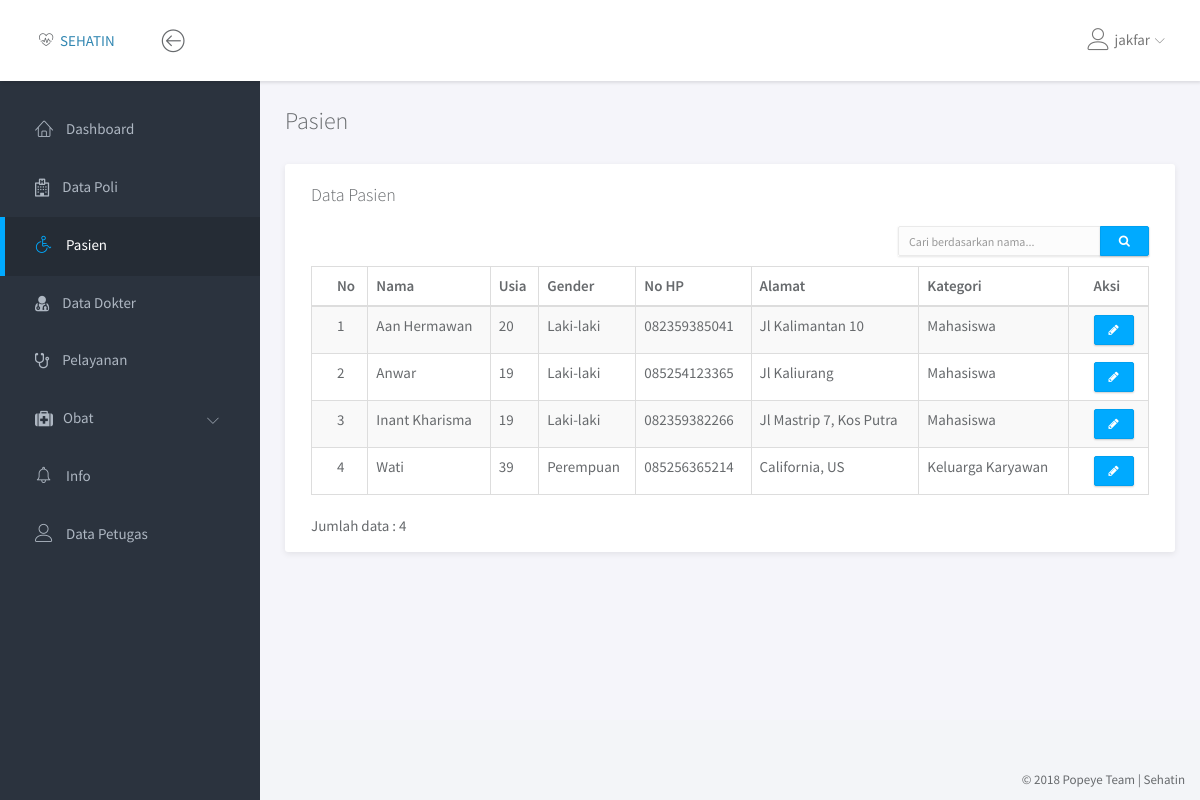
The page /pasien/data_pasien.php (signed in) on the database its author committed.
### tables this page shows
CREATE TABLE IF NOT EXISTS `pasien` (
`id_pasien` int(11) NOT NULL,
  `no_identitas` varchar(16) NOT NULL,
  `nama` varchar(50) NOT NULL,
  `tmpt_lahir` varchar(30) NOT NULL,
  `tgl_lahir` date NOT NULL,
  `gender` enum('Laki-laki','Perempuan') NOT NULL,
  `alamat` varchar(60) NOT NULL,
  `no_hp` varchar(13) NOT NULL,
  `pendidikan` varchar(5) NOT NULL,
  `status_perkawinan` enum('Belum Kawin','Kawin') NOT NULL,
  `kategori` enum('Umum','Karyawan','Keluarga Karyawan','Mahasiswa') NOT NULL
);

### pasien/data_pasien.php (the view, shortened to what this page needs)
<!doctype html>
<html lang="en">
<head>
<link rel="stylesheet" href="../assets/vendor/bootstrap/css/bootstrap.min.css">
<link rel="stylesheet" href="../assets/vendor/font-awesome/css/font-awesome.min.css">
<link rel="stylesheet" href="../assets/vendor/linearicons/style.css">
<link rel="stylesheet" href="../assets/vendor/chartist/css/chartist-custom.css">
<link rel="stylesheet" href="../assets/css/main.css">
</head>
<body>
<div id="wrapper">
  <?php
  include '../dashboard/navbar.php';
  include '../dashboard/left_sidebar.php';
  ?>
  <div class="main">
    <div class="main-content">
      <div class="container-fluid">
        <h3 class="page-title">Pasien</h3>
        <div class="row">
          <div class="col-md-12">
            <div class="panel">
            <div class="panel-heading">
                <h4 class="panel-title">Data Pasien</h4>
            </div>
              <div class="row">
                <div class="col-md-2">
                </div>
                  <div class="col-md-6"></div>
                    <div class="col-md-4">
                      <form action="" method="POST">
                        <div class="input-group" style="margin-right: 25px;">
                          <input type="text" name="cari" class="form-control input-sm" placeholder="Cari berdasarkan nama...">
                          <span class="input-group-btn"><button type="submit" name="btn-cari" class="btn btn-primary btn-sm"><i class="fa fa-search"></i></button></span>
                        </div>
                      </form>
                    </div>
                  </div>
                  <div class="panel-body">
                    <table class="table table-striped table-hover table-bordered">
                      <thead>
                        <tr>
                          <th>No</th>
                          <th>Nama</th>
                          <th>Usia</th>
                          <th>Gender</th>
                          <th>No HP</th>
                          <th>Alamat</th>
                          <th>Kategori</th>
                          <th>Aksi</th>
                        </tr>
                      </thead>
                      <tbody>
                        <?php
                        if (isset($_POST['btn_cari'])) {
                          $query = "SELECT * FROM pasien WHERE nama LIKE '%$_POST[cari]%' ORDER BY nama ASC";
                        }
                        else{
                          $query = "SELECT * FROM pasien ORDER BY nama ASC";
                        }
                        $result = mysqli_query($con, $query);
                        $jml = mysqli_num_rows($result);
                        $no = 1;
                        foreach ($result as $val) {
                          $today = new DateTime();
                          $tgl_lahir = new DateTime($val['tgl_lahir']);
                          $usia = $today->diff($tgl_lahir)->y;
                          echo "<tr>
                              <td>$no</td>
                              <td>$val[nama]</td>
                              <td>$usia</td>
                              <td>$val[gender]</td>
                              <td>$val[no_hp]</td>
                              <td>$val[alamat]</td>
                              <td>$val[kategori]</td>
                              <td><a href='edit_pasien.php?id_pasien=$val[id_pasien]' class='btn btn-primary btn-xs' title='Edit'><i class='fa fa-pencil'></i></a></td>
                              </tr>
                              ";
                          $no++;
                          }
                        ?>
                      </tbody>
                    </table>
                    <span class="text-default">Jumlah data : <?php echo($jml) ?></span>
              </div>
            </div>
          </div>
        </div>
      </div>
    </div>
  </div>
  <?php include '../dashboard/footer.php'; ?>
  </div>
</body>
</html>

### assets/css/main.css (style rules this page uses)
html { position: relative; min-height: 100%; }
body { background-color: #F3F5F8; font-family: "Source Sans Pro", sans-serif; font-size: 15px; color: #676a6d; }
a { color: #3287B2; }
th { font-weight: 600; }
.page-title { margin-top: 0; margin-bottom: 30px; font-weight: 300; }
#wrapper .main { -webkit-transition: all 0.3s ease-in-out; -moz-transition: all 0.3s ease-in-out; -ms-transition: all 0.3s ease-in-out; -o-transition: all 0.3s ease-in-out; transition: all 0.3s ease-in-out; width: calc(100% - 260px); left: 0; position: relative; float: right; background-color: #f5f5fa; }
#wrapper #sidebar-nav, #wrapper .main { padding-top: 80px; }
.main-content { padding: 28px 10px; }
.form-control { -moz-box-shadow: 0px 1px 2px 0 rgba(0, 0, 0, 0.1); -webkit-box-shadow: 0px 1px 2px 0 rgba(0, 0, 0, 0.1); box-shadow: 0px 1px 2px 0 rgba(0, 0, 0, 0.1); -webkit-border-radius: 2px; -moz-border-radius: 2px; border-radius: 2px; border-color: #eaeaea; background-color: #fcfcfc; }
.input-group { -moz-box-shadow: 0px 1px 2px 0 rgba(0, 0, 0, 0.1); -webkit-box-shadow: 0px 1px 2px 0 rgba(0, 0, 0, 0.1); box-shadow: 0px 1px 2px 0 rgba(0, 0, 0, 0.1); }
.input-group .form-control, .input-group-addon, .input-group-btn { -moz-box-shadow: none; -webkit-box-shadow: none; box-shadow: none; }
.btn { -webkit-border-radius: 2px; -moz-border-radius: 2px; border-radius: 2px; -moz-box-shadow: 0px 1px 2px 0 rgba(0, 0, 0, 0.2); -webkit-box-shadow: 0px 1px 2px 0 rgba(0, 0, 0, 0.2); box-shadow: 0px 1px 2px 0 rgba(0, 0, 0, 0.2); padding: 6px 22px; }
.btn-group-sm > .btn, .btn-sm { padding: 5px 18px; }
.btn-group-xs > .btn, .btn-xs { padding: 5px 14px; }
.btn-primary { background-color: #00AAFF; border-color: #00a0f0; }
.panel { -webkit-border-radius: 3px; -moz-border-radius: 3px; border-radius: 3px; -moz-box-shadow: 0 2px 6px rgba(0, 0, 0, 0.08); -webkit-box-shadow: 0 2px 6px rgba(0, 0, 0, 0.08); box-shadow: 0 2px 6px rgba(0, 0, 0, 0.08); background-color: #fff; margin-bottom: 30px; }
.panel .panel-heading, .panel .panel-body, .panel .panel-footer { padding-left: 25px; padding-right: 25px; }
.panel .panel-heading { padding-top: 20px; padding-bottom: 20px; position: relative; }
.panel .panel-heading .panel-title { margin: 0; font-size: 18px; font-weight: 300; }
.panel .panel-body { padding-top: 10px; padding-bottom: 15px; }
.panel .table > thead > tr > td:first-child, .panel .table > thead > tr > th:first-child, .panel .table > tbody > tr > td:first-child, .panel .table > tbody > tr > th:first-child, .panel .table > tfoot > tr > td:first-child, .panel .table > tfoot > tr > th:first-child { padding-left: 25px; }
.panel .table > thead > tr > td:last-child, .panel .table > thead > tr > th:last-child, .panel .table > tbody > tr > td:last-child, .panel .table > tbody > tr > th:last-child, .panel .table > tfoot > tr > td:last-child, .panel .table > tfoot > tr > th:last-child { padding-left: 25px; }

### rows shown on the page
pasien: nama "Aan Hermawan", gender "Laki-laki", no_hp "082359385041", alamat "Jl Kalimantan 10", kategori "Mahasiswa"
pasien: nama "Anwar", gender "Laki-laki", no_hp "085254123365", alamat "Jl Kaliurang", kategori "Mahasiswa"
pasien: nama "Inant Kharisma", gender "Laki-laki", no_hp "082359382266", alamat "Jl Mastrip 7, Kos Putra", kategori "Mahasiswa"
pasien: nama "Wati", gender "Perempuan", no_hp "085256365214", alamat "California, US", kategori "Keluarga Karyawan"

### other values the page prints
$_SESSION['username'] "jakfar"
$jml "4"
